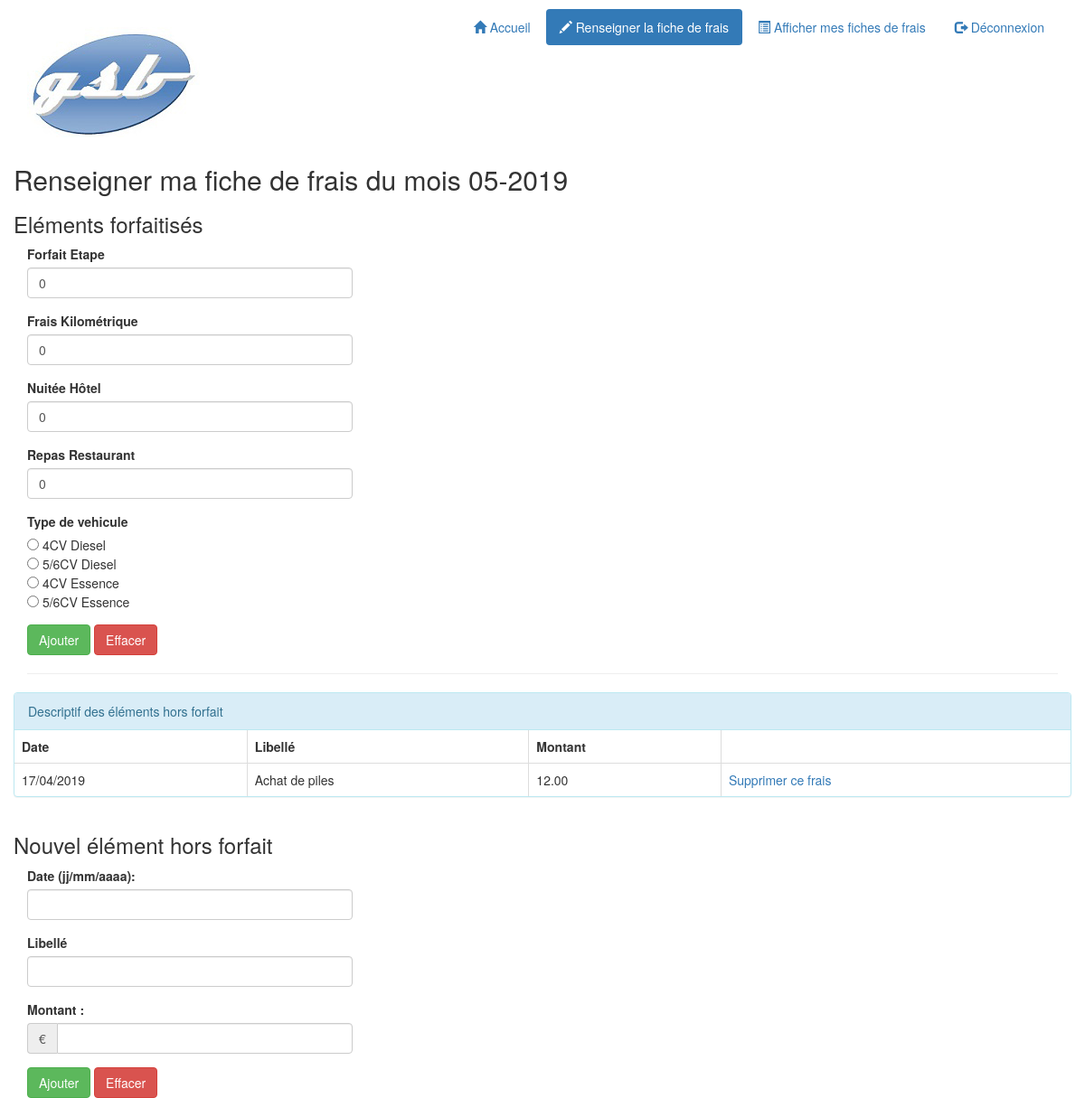
/index.php?uc=gererFrais&action=saisirFrais (signed in), run on the app's committed database.
### tables this page shows
CREATE TABLE IF NOT EXISTS `lignefraisforfait` (
  `idvisiteur` char(4) NOT NULL,
  `mois` char(6) NOT NULL,
  `idfraisforfait` char(3) NOT NULL,
  `quantite` int(11) DEFAULT NULL,
  PRIMARY KEY (`idvisiteur`,`mois`,`idfraisforfait`),
  KEY `idfraisforfait` (`idfraisforfait`)
);

CREATE TABLE IF NOT EXISTS `fraisforfait` (
  `id` char(3) NOT NULL,
  `libelle` char(20) DEFAULT NULL,
  `montant` decimal(5,2) DEFAULT NULL,
  PRIMARY KEY (`id`)
);

CREATE TABLE IF NOT EXISTS `lignefraishorsforfait` (
  `id` int(11) NOT NULL AUTO_INCREMENT,
  `idvisiteur` char(4) NOT NULL,
  `mois` char(6) NOT NULL,
  `libelle` varchar(100) DEFAULT NULL,
  `date` date DEFAULT NULL,
  `montant` decimal(10,2) DEFAULT NULL,
  PRIMARY KEY (`id`),
  KEY `idvisiteur` (`idvisiteur`,`mois`)
);

### includes/fct.inc.php (called while the page is built, shortened)
<?php
function estConnecte()
{
    return isset($_SESSION['idVisiteur']);
}
function dateAnglaisVersFrancais($maDate)
{
    @list($annee, $mois, $jour) = explode('-', $maDate);
    $date = $jour . '/' . $mois . '/' . $annee;
    return $date;
}
function getMois($date)
{
    @list($jour, $mois, $annee) = explode('/', $date);
    return $annee . $mois;
}

### controleurs/c_gererFrais.php (called while the page is built, shortened)
<?php
$idVisiteur = $_SESSION['idVisiteur'];
$mois = getMois(date('d/m/Y'));
$numAnnee = substr($mois, 0, 4);
$numMois = substr($mois, 4, 2);
$lesFraisHorsForfait = $pdo->getLesFraisHorsForfait($idVisiteur, $mois);
$lesFraisForfait = $pdo->getLesFraisForfait($idVisiteur, $mois);
require 'vues/v_listeFraisForfait.php';
require 'vues/v_listeFraisHorsForfait.php';

### includes/class.pdogsb.inc.php (called while the page is built, shortened)
<?php
class PdoGsb
{
    private static $serveur = 'mysql:host=localhost';
    private static $bdd = 'dbname=gsb_frais';
    private static $user = 'userGsb';
    private static $mdp = 'secret';
    private static $monPdo;
    private static $monPdoGsb = null;
    private function __construct() {
        PdoGsb::$monPdo = new PDO(
            PdoGsb::$serveur . ';' . PdoGsb::$bdd,
            PdoGsb::$user,
            PdoGsb::$mdp
        );
        PdoGsb::$monPdo->query('SET CHARACTER SET utf8');
    }
    public static function getPdoGsb() {
        if (PdoGsb::$monPdoGsb == null) {
            PdoGsb::$monPdoGsb = new PdoGsb();
        }
        return PdoGsb::$monPdoGsb;
    }
    public function getLesFraisHorsForfait($idVisiteur, $mois) {
        $requetePrepare = PdoGsb::$monPdo->prepare(
            'SELECT * FROM lignefraishorsforfait '
            . 'WHERE lignefraishorsforfait.idvisiteur = :unIdVisiteur '
            . 'AND lignefraishorsforfait.mois = :unMois '
        );
        $requetePrepare->bindParam(':unIdVisiteur', $idVisiteur, PDO::PARAM_STR);
        $requetePrepare->bindParam(':unMois', $mois, PDO::PARAM_STR);
        $requetePrepare->execute();
        $lesLignes = $requetePrepare->fetchAll();
        for ($i = 0; $i < count($lesLignes); $i++) {
            $date = $lesLignes[$i]['date'];
            $lesLignes[$i]['date'] = dateAnglaisVersFrancais($date);
        }
        return $lesLignes;
    }
    public function getLesFraisForfait($idVisiteur, $mois) {
        $requetePrepare = PdoGSB::$monPdo->prepare(
            'SELECT fraisforfait.id as idfrais, '
            . 'fraisforfait.libelle as libelle, '
            . 'lignefraisforfait.quantite as quantite, '
            . 'fraisforfait.montant as montant '
            . 'FROM lignefraisforfait '
            . 'INNER JOIN fraisforfait '
            . 'ON fraisforfait.id = lignefraisforfait.idfraisforfait '
            . 'WHERE lignefraisforfait.idvisiteur = :unIdVisiteur '
            . 'AND lignefraisforfait.mois = :unMois '
            . 'ORDER BY lignefraisforfait.idfraisforfait'
        );
        $requetePrepare->bindParam(':unIdVisiteur', $idVisiteur, PDO::PARAM_STR);
        $requetePrepare->bindParam(':unMois', $mois, PDO::PARAM_STR);
        $requetePrepare->execute();
        return $requetePrepare->fetchAll();
    }
}

### vues/v_listeFraisForfait.php (the view, shortened to what this page needs)
<div class="row">
    <h2>Renseigner ma fiche de frais du mois
        <?php echo $numMois . '-' . $numAnnee ?>
    </h2>
    <h3>Eléments forfaitisés</h3>
    <div class="col-md-4">
        <form method="post"
              action="index.php?uc=gererFrais&action=validerMajFraisForfait"
              role="form">
            <fieldset>
                <?php
                foreach ($lesFraisForfait as $unFrais) {
                    $idFrais = $unFrais['idfrais'];
                    $libelle = htmlspecialchars($unFrais['libelle']);
                    $quantite = $unFrais['quantite'];
                    ?>
                    <div class="form-group">
                        <label for="idFrais"><?php echo $libelle ?></label>
                        <input type="text" id="idFrais"
                               name="lesFrais[<?php echo $idFrais ?>]"
                               size="10" maxlength="5"
                               value="<?php echo $quantite ?>"
                               class="form-control">
                    </div>
                    <?php
                }
                ?>
                <label for="vehicule">Type de vehicule</label>
                    <div class="form-group">
                        <input type="radio" name="vehicule" value="1"> 4CV Diesel <br/>
                        <input type="radio" name="vehicule" value="2"> 5/6CV Diesel <br/>
                        <input type="radio" name="vehicule" value="3"> 4CV Essence <br/>
                        <input type="radio" name="vehicule" value="4"> 5/6CV Essence <br/>
                    </div>
                    <button class="btn btn-success" type="submit">Ajouter</button>
                    <button class="btn btn-danger" type="reset">Effacer</button>
            </fieldset>
        </form>
    </div>
</div>

### vues/v_entete.php (shortened to what this page needs)
<!DOCTYPE html>
<html>
    <head>
        <link href="./styles/bootstrap/bootstrap.css" rel="stylesheet">
        <link href="./styles/style.css" rel="stylesheet">
        <link rel="stylesheet" href="https://cdnjs.cloudflare.com/ajax/libs/bootstrap-select/1.12.2/css/bootstrap-select.min.css">
    </head>
    <body>
        <div class="container">
            <?php
            $uc = filter_input(INPUT_GET, 'uc', FILTER_SANITIZE_STRING);
            if ($estConnecte) {
                ?>
                <div class="header">
                    <div class="row vertical-align">
                        <div class="col-md-4">
                            <h1>
                                <img src="./images/logo.jpg" class="img-responsive"
                                     alt="Laboratoire Galaxy-Swiss Bourdin"
                                     title="Laboratoire Galaxy-Swiss Bourdin">
                            </h1>
                        </div>
                        <?php if ($_SESSION['typeCompte'] == 'visiteur') { ?>
                            <div class="col-md-8">
                                <ul class="nav nav-pills pull-right" role="tablist">
                                    <li <?php if (!$uc || $uc == 'accueil') { ?>class="active" <?php } ?>>
                                        <a href="index.php">
                                            <span class="glyphicon glyphicon-home"></span>
                                            Accueil
                                        </a>
                                    </li>
                                    <li <?php if ($uc == 'gererFrais') { ?>class="active"<?php } ?>>
                                        <a href="index.php?uc=gererFrais&action=saisirFrais">
                                            <span class="glyphicon glyphicon-pencil"></span>
                                            Renseigner la fiche de frais
                                        </a>
                                    </li>
                                    <li <?php if ($uc == 'etatFrais') { ?>class="active"<?php } ?>>
                                        <a href="index.php?uc=etatFrais&action=selectionnerMois">
                                            <span class="glyphicon glyphicon-list-alt"></span>
                                            Afficher mes fiches de frais
                                        </a>
                                    </li>
                                    <li
                                        <?php if ($uc == 'deconnexion') { ?>class="active"<?php } ?>>
                                        <a href="index.php?uc=deconnexion&action=demandeDeconnexion">
                                            <span class="glyphicon glyphicon-log-out"></span>
                                            Déconnexion
                                        </a>
                                    </li>
                                </ul>
                            </div>
                        <?php } ?>
                    </div>
                </div>
                <?php
            }

### index.php (shortened to what this page needs)
<?php
require_once 'includes/fct.inc.php';
require_once 'includes/class.pdogsb.inc.php';
$pdo = PdoGsb::getPdoGsb();
$estConnecte = estConnecte();
require 'vues/v_entete.php';
$uc = filter_input(INPUT_GET, 'uc', FILTER_SANITIZE_STRING);
switch ($uc) {
case 'gererFrais':
    include 'controleurs/c_gererFrais.php';
    break;
}
require 'vues/v_pied.php';

### vues/v_listeFraisHorsForfait.php (shortened to what this page needs)
<hr>
<div class="row">
    <div class="panel panel-info">
        <div class="panel-heading">Descriptif des éléments hors forfait</div>
        <table class="table table-bordered table-responsive">
            <thead>
                <tr>
                    <th class="date">Date</th>
                    <th class="libelle">Libellé</th>
                    <th class="montant">Montant</th>
                    <th class="action">&nbsp;</th>
                </tr>
            </thead>
            <tbody>
            <?php
            foreach ($lesFraisHorsForfait as $unFraisHorsForfait) {
                $libelle = htmlspecialchars($unFraisHorsForfait['libelle']);
                $date = $unFraisHorsForfait['date'];
                $montant = $unFraisHorsForfait['montant'];
                $id = $unFraisHorsForfait['id']; ?>
                <tr>
                    <td> <?php echo $date ?></td>
                    <td> <?php echo $libelle ?></td>
                    <td><?php echo $montant ?></td>
                    <td><a href="index.php?uc=gererFrais&action=supprimerFrais&idFrais=<?php echo $id ?>"
                           onclick="return confirm('Voulez-vous vraiment supprimer ce frais?');">Supprimer ce frais</a></td>
                </tr>
                <?php
            }
            ?>
            </tbody>
        </table>
    </div>
</div>
<div class="row">
    <h3>Nouvel élément hors forfait</h3>
    <div class="col-md-4">
        <form action="index.php?uc=gererFrais&action=validerCreationFrais"
              method="post" role="form">
            <div class="form-group">
                <label for="txtDateHF">Date (jj/mm/aaaa): </label>
                <input type="text" id="txtDateHF" name="dateFrais"
                       class="form-control" id="text">
            </div>
            <div class="form-group">
                <label for="txtLibelleHF">Libellé</label>
                <input type="text" id="txtLibelleHF" name="libelle"
                       class="form-control" id="text">
            </div>
            <div class="form-group">
                <label for="txtMontantHF">Montant : </label>
                <div class="input-group">
                    <span class="input-group-addon">€</span>
                    <input type="text" id="txtMontantHF" name="montant"
                           class="form-control" value="">
                </div>
            </div>
            <button class="btn btn-success" type="submit">Ajouter</button>
            <button class="btn btn-danger" type="reset">Effacer</button>
        </form>
    </div>
</div>

### vues/v_pied.php (shortened to what this page needs)
</div>
</body>
</html>

### styles/style.css (style rules this page uses)
.header { margin-top: 10px; }

### data on the page
lignefraisforfait: idfraisforfait.libelle "Forfait Etape", quantite "0"
lignefraisforfait: idfraisforfait.libelle "Frais Kilométrique", quantite "0"
lignefraisforfait: idfraisforfait.libelle "Nuitée Hôtel", quantite "0"
lignefraisforfait: idfraisforfait.libelle "Repas Restaurant", quantite "0"
lignefraishorsforfait: date "17/04/2019", libelle "Achat de piles", montant "12.00"

### other printed values
$numMois "05"
$numAnnee "2019"
